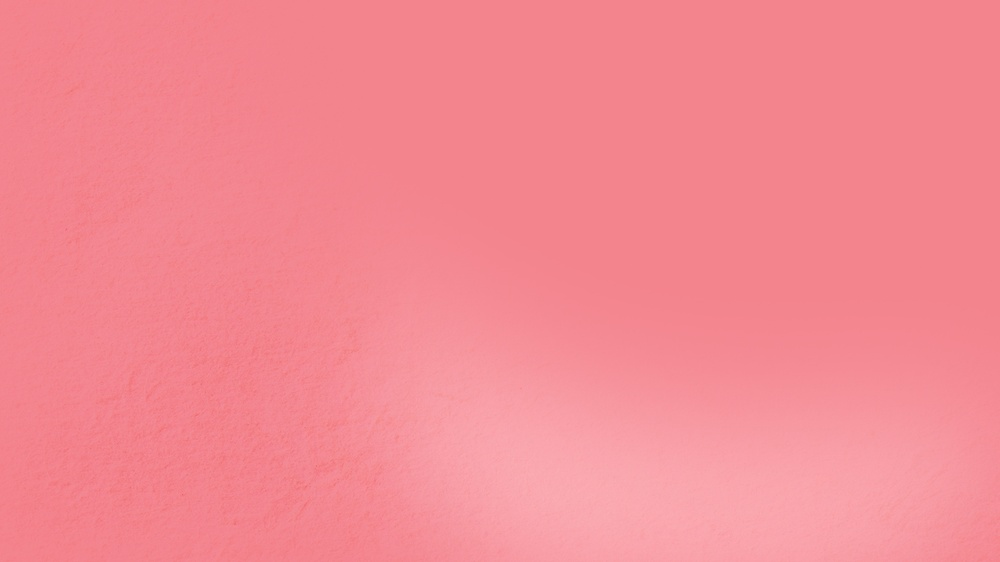
#> input picture src/assets/BG.jpg, 1000 x 562 px, shrunk from 1920 x 1080 before the run
$ python process_new_edge.py ../assets/BG.jpg '../assets/KV - Dia da Mulher - 2026 - OP10.jpg'
#> lines starting #> are read from the running program, lines starting #| are printed output that depends on the picture
import sys
from PIL import Image
import numpy as np

def process_torn_edge(input_path, output_path):
    # Open image
#> called with input_path = '../assets/BG.jpg'
    img = Image.open(input_path).convert("RGBA")
    data = np.array(img)

    # Identify "white" pixels (background)
    # The user's image has a clean white border
    red, green, blue, alpha = data.T
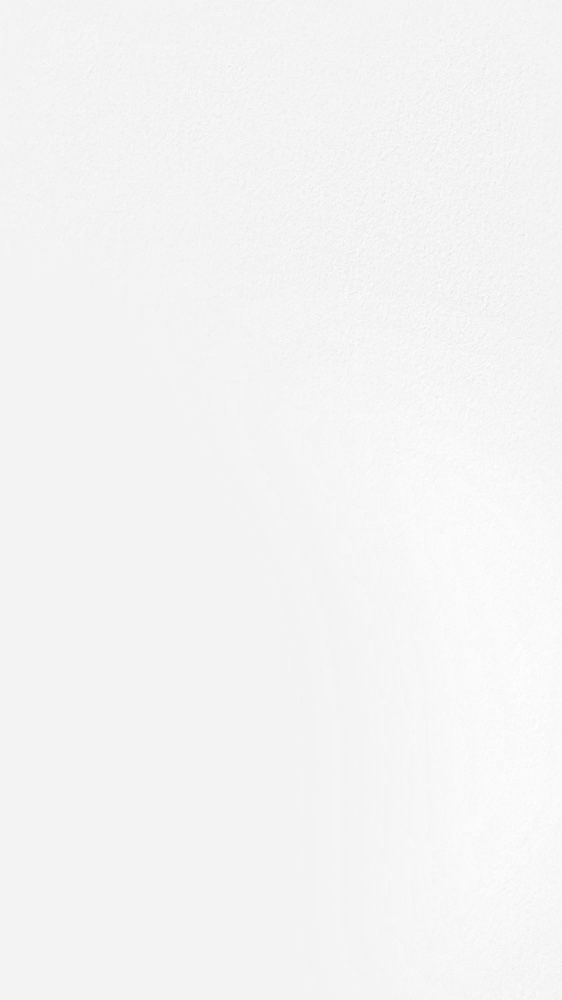
#> red: shape (1000, 562); min 223, max 255, mean 244.3
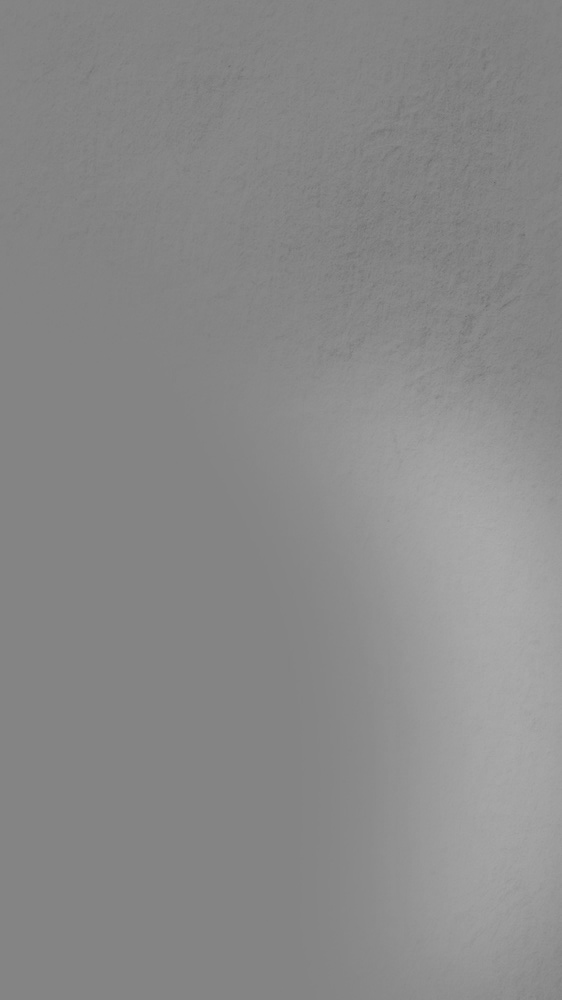
#> green: shape (1000, 562); min 103, max 172, mean 137.4
#> alpha: shape (1000, 562); every value is 255

    # Define white threshold (very high to only catch the background)
    white_areas = (red > 240) & (green > 240) & (blue > 240)
#> white_areas: shape (1000, 562) bool; every value is 0

    # Make white areas transparent
    data[white_areas.T] = (0, 0, 0, 0)

    # Save as WebP
    new_img = Image.fromarray(data)
    new_img.save(output_path, "WEBP", quality=95)
    print(f"Processed image saved to {output_path}")

if __name__ == "__main__":
    process_torn_edge(sys.argv[1], sys.argv[2])
